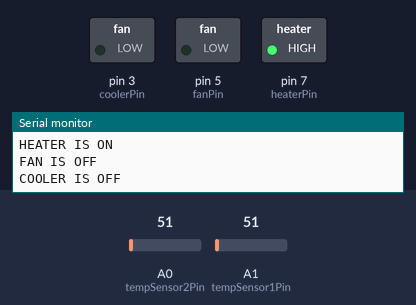
The sketch below on a simulated Arduino Uno, built with avr-gcc and run on an emulated ATmega328P. On the bench: switched loads named in the sketch (green lamp = pin HIGH), the last lines printed to the serial monitor. The inputs (shaded band) are chosen by the test bench; at power-on: A0 (tempSensor2Pin) = 51, A1 (tempSensor1Pin) = 51.

Above: at 1.2 s.
1.3 s: A0 (tempSensor2Pin) set to 34
2.8 s: A0 (tempSensor2Pin) set to 28
At 3.6 s:
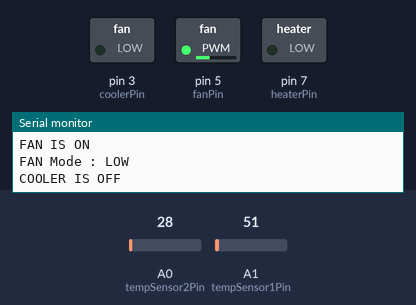
4.3 s: A1 (tempSensor1Pin) set to 62
At 4.7 s:
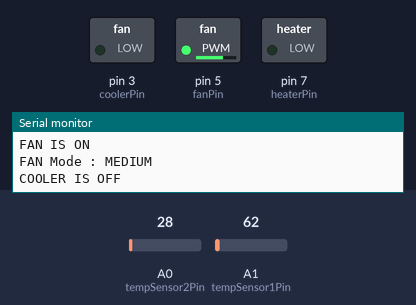
5.8 s: A1 (tempSensor1Pin) set to 71
At 7.0 s:
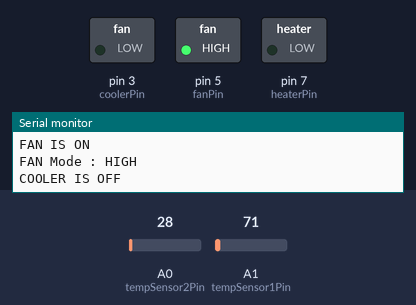
7.3 s: A0 (tempSensor2Pin) set to 15
At 7.8 s:
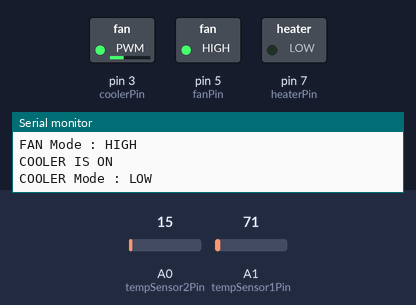
8.8 s: A1 (tempSensor1Pin) set to 86
At 10.1 s:
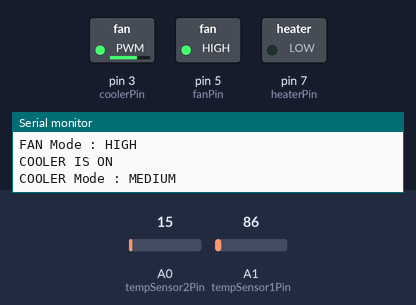
Timing chart, 0 to 11.3 s (numbered marks = the images above; inputs shaded):
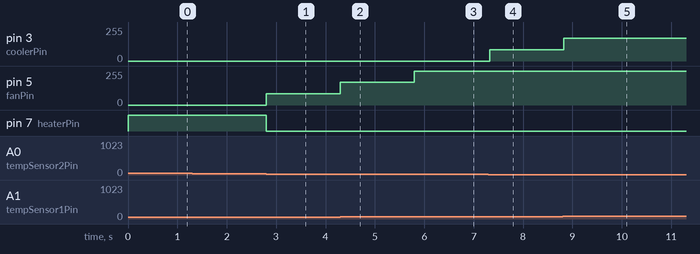

The sketch:

Smart_Home_Fan_Cooler.ino
```cpp
const char tempSensor1Pin=A1,tempSensor2Pin=A0,heaterPin=7,fanPin=5,coolerPin=3;
const char maxSpeed=255,medSpeed=170,lowSpeed=85;
int temp=0;

void setup(){
  pinMode(fanPin,OUTPUT);
  pinMode(coolerPin,OUTPUT);
  pinMode(heaterPin,OUTPUT);
  Serial.begin(9600);
}

//taking only integer value of temp.
int getTemp(){
  int tempSensor1Val=analogRead(tempSensor1Pin);
  int tempSensor2Val=analogRead(tempSensor2Pin);
  int diff=tempSensor1Val-tempSensor2Val;
  float voltage=diff*5.0/1023;
  temp=voltage*100;
  return temp;
}

void tempToMode(){
  if(-5<=temp and temp<10){
    heaterMode('o');
    fanMode('x');
    coolerMode('x');
  }
  else if(10<=temp and temp<15){
    heaterMode('x');
    fanMode('s');
    coolerMode('x');
  }
  else if(15<=temp and temp<20){
    heaterMode('x');
    fanMode('m');
    coolerMode('x');
  }
  else if(20<=temp and temp<25){
    heaterMode('x');
    fanMode('h');
    coolerMode('x');
  }
  else if(25<=temp and temp<30){
    heaterMode('x');
    fanMode('h');
    coolerMode('s');
  }
  else if(30<=temp and temp<35){
    heaterMode('x');
    fanMode('h');
    coolerMode('m');
  }
  else if(35<=temp and temp<=40){
    heaterMode('x');
    fanMode('h');
    coolerMode('h');
  }
  else Serial.println("Temp. limit exceeds!!!");
}

/*
 There are three modes of fan and cooler.
 1)High.
 2)Medium.
 3)Slow.
*/
void fanMode(char mode){
  if(mode=='x'){
    Serial.println("FAN IS OFF");
    digitalWrite(fanPin,LOW);
  }
  else{
    Serial.println("FAN IS ON");
    if(mode=='h'){
      analogWrite(fanPin,maxSpeed);
      Serial.println("FAN Mode : HIGH");
    }
    else if(mode=='m'){
      analogWrite(fanPin,medSpeed);
      Serial.println("FAN Mode : MEDIUM");
    }
    else if(mode=='s'){
      analogWrite(fanPin,lowSpeed);
      Serial.println("FAN Mode : LOW");
    }
  }
}

void coolerMode(char mode){
  if(mode=='x'){
    Serial.println("COOLER IS OFF");
    digitalWrite(coolerPin,LOW);
  }
  else{
    Serial.println("COOLER IS ON");
    if(mode=='h'){
      analogWrite(coolerPin,maxSpeed);
      Serial.println("COOLER Mode : HIGH");
    }
    else if(mode=='m'){
      analogWrite(coolerPin,medSpeed);
      Serial.println("COOLER Mode : MEDIUM");
    }
    else if(mode=='s'){
      analogWrite(coolerPin,lowSpeed);
      Serial.println("COOLER Mode : LOW");
    }
  }
}

void heaterMode(char mode){
  if(mode=='x'){
    Serial.println("HEATER IS OFF");
    digitalWrite(heaterPin,LOW);
  }
  else if(mode=='o'){
    Serial.println("HEATER IS ON");
    digitalWrite(heaterPin,HIGH);
  }
}

void loop(){
  int currentTemp=getTemp();
  int previousTemp=currentTemp;
  Serial.print("Temp.= ");
  Serial.print(currentTemp);
  Serial.println(" degree celsius");
  tempToMode();
  while(1){
    while(abs(previousTemp-currentTemp)<=1) currentTemp=getTemp();//screen will update after every 2 celsius change.
    Serial.println();
    Serial.print("Temp.= ");
    Serial.print(currentTemp);
    Serial.println(" degree celsius");
    tempToMode();
    Serial.println();
    previousTemp=currentTemp;
  }
}
```

Measured:
- the behaviour switches between 31 and 30 on A0 (tempSensor2Pin) (found by bisection; images 0 and 1)
- the behaviour switches between 58 and 59 on A1 (tempSensor1Pin) (found by bisection; images 1 and 2)
- after the input at 2.8 s, pin 5 (fanPin): 0/255 → 85/255 at once; pin 7 (heaterPin): HIGH → LOW at once
- after the input at 4.3 s, pin 5 (fanPin): 85/255 → 170/255 at once
- after the input at 5.8 s, pin 5 (fanPin): 170/255 → 255/255 at once
- after the input at 7.3 s, pin 3 (coolerPin): 0/255 → 85/255 at once
- after the input at 8.8 s, pin 3 (coolerPin): 85/255 → 170/255 at once
